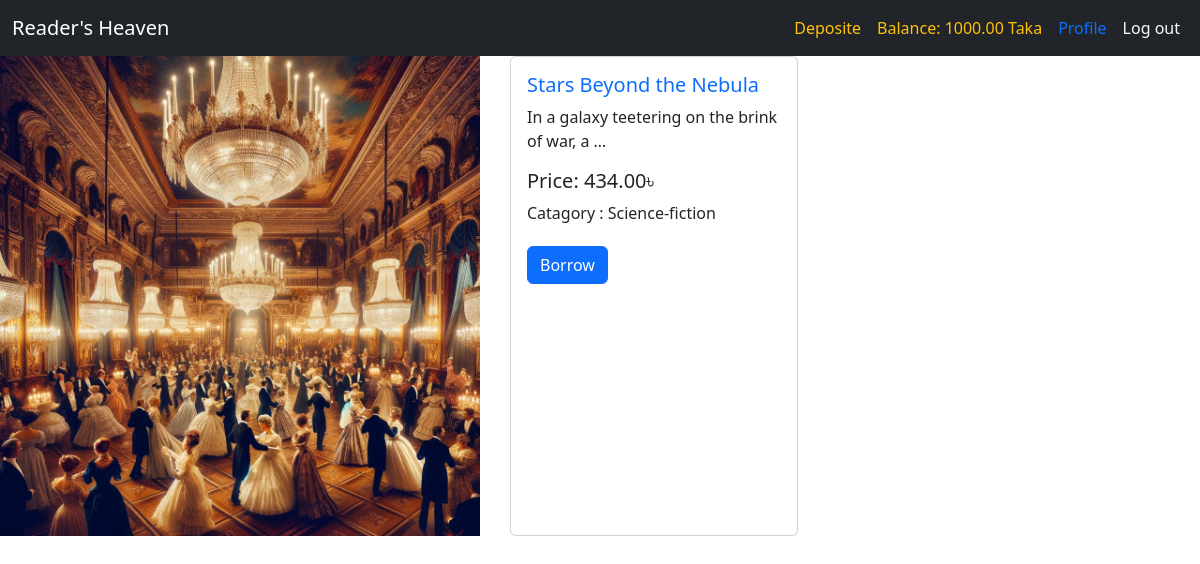
The app's page /books/details/4/ (signed in) with its own data.
### user_accounts/models.py (models this page shows, shortened)
class user_account(models.Model):
    user = models.OneToOneField(User, related_name='account',on_delete=models.CASCADE)
    balance = models.DecimalField(max_digits=12, decimal_places=2,default=0)

### books/models.py (models this page shows, shortened)
class Book_model(models.Model):
    title = models.CharField(max_length=500)
    description = models.TextField()
    image = models.ImageField(upload_to='books/media/uploads/', blank=True, null=True)
    borrowing_price = models.DecimalField(max_digits=8, decimal_places=2)
    categories = models.ManyToManyField(Category_model, related_name='category')
    user_reviews = models.ManyToManyField(User, through='books.Review')
    available = models.BooleanField(default=True)

### catagories/models.py (models this page shows, shortened)
class Category_model(models.Model):
    name = models.CharField(max_length=100)
    slug = models.SlugField(max_length=100, unique=True, null=True, blank=True)

### books/views.py (the view)
# urls.py: path('details/<int:id>/', views.books_details,name="details" ),
def books_details(request,id):
     data = Book_model.objects.filter(pk=id)
     return render(request,"books_details.html",{'data':data})

### books/templates/books_details.html
{% extends 'base.html' %}
{% block body %}
<section style="display: flex; gap: 30px; flex-wrap: wrap; margin: auto;">
    {% for book in data %}
    <div  style="width: 40%;">
        {% if book.image%}
        <img src="{{book.image.url}}" class="card-img-top" alt="...">
        {% else %}
        <p>No image</p>
        {% endif %}
    </div>
    <div class="card" style="width: 18rem;">
        <div class="card-body">
            <h5 class="card-title"><a style="text-decoration: none;" href="">{{book.title}}</a></h5>
            <p>{{ book.description | truncatewords:10 }}</p>
            <h5 class="card-title">Price: {{book.borrowing_price}}৳</h5>
            {% for cat in book.categories.all %}
            <p class="bnt btn-primary">Catagory : {{cat.name}}</p>
            {% endfor %}
            {% if request.user.is_authenticated %}
            <div>
                <a style="margin-top: 5px;" href="{% url 'purchase' book.id %}" class="btn btn-primary">Borrow</a>
            </div>
            {% endif %}
        </div>
    </div>
    {% endfor %}
</section>
{% endblock body %}

### core/templates/base.html (shortened to what this page needs)
<!doctype html>
<html lang="en">
<head>
  <link href="https://cdn.jsdelivr.net/npm/bootstrap@5.3.2/dist/css/bootstrap.min.css" rel="stylesheet">
</head>
<body>
<nav class="navbar navbar-expand-lg navbar-dark bg-dark">
  <div class="container-fluid">
    <a href="/" class="navbar-brand">Reader's Heaven</a>
    <div class="collapse navbar-collapse justify-content-end" id="navbarNav">
      <ul class="navbar-nav">
        {% if user.is_authenticated %}
        <li class="nav-item">
          <a class="nav-link text-warning" href="{% url 'deposite' %}">Deposite</a>
        </li>
        <li class="nav-item">
          <a class="nav-link text-warning" href="#">Balance: {{request.user.account.balance}} Taka</a>
        </li>
        <li class="nav-item">
          <a class="nav-link text-primary" href="{% url 'profilepage' %}">Profile</a>
        </li>
        <li class="nav-item">
          <a class="nav-link text-light btn btn-outline-primary" href="{% url 'user_logout' %}">Log out</a>
        </li>
        {% endif %}
      </ul>
    </div>
  </div>
</nav>
{% block body %}
{% endblock body %}
</body>
</html>

### records on screen
Book_model: image (picture), title "Stars Beyond the Nebula", description "In a galaxy teetering on the brink of war, a …", borrowing_price "434.00"
Category_model: name "Science-fiction"

### other values on screen
{{ request.user.account.balance }} "1000.00"
